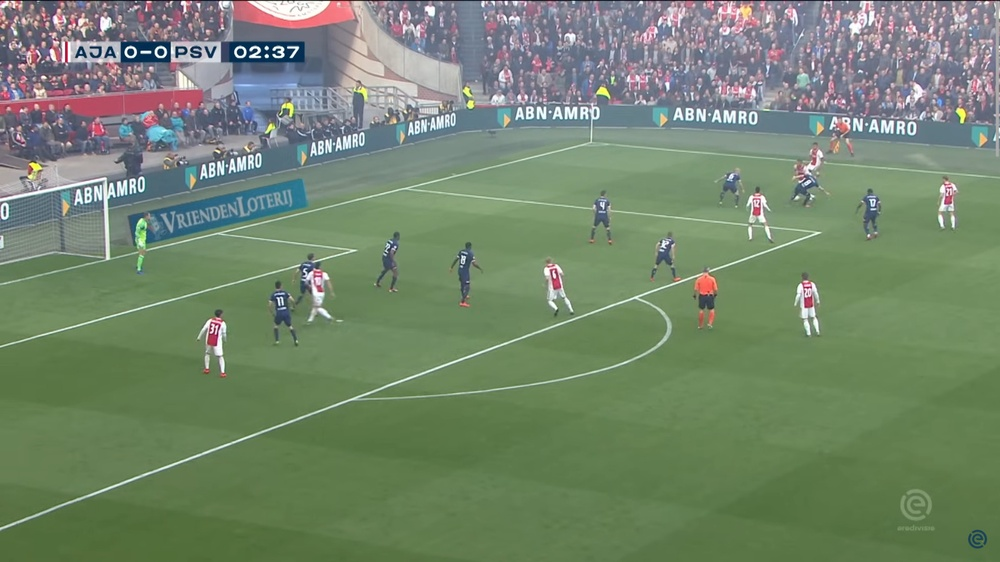
#> input picture media/corner-still.jpeg, 1000 x 562 px, shrunk from 1600 x 900 before the run
$ python intersections.py
#> lines starting #> are read from the running program, lines starting #| are printed output that depends on the picture; after the words box and inside, x2 and y2 are one past the last pixel; in counts of white or black regions, pixels touching at a corner belong together
import cv2
import numpy as np


def detect_line_intersections(image_path):
    # Read the image
#> called with image_path = 'media/corner-still.jpeg'
    img = cv2.imread(image_path)
#> img is the input picture: shape (562, 1000, 3); mean B, G, R 108.7, 133.6, 115.6
    gray = cv2.cvtColor(img, cv2.COLOR_BGR2GRAY)
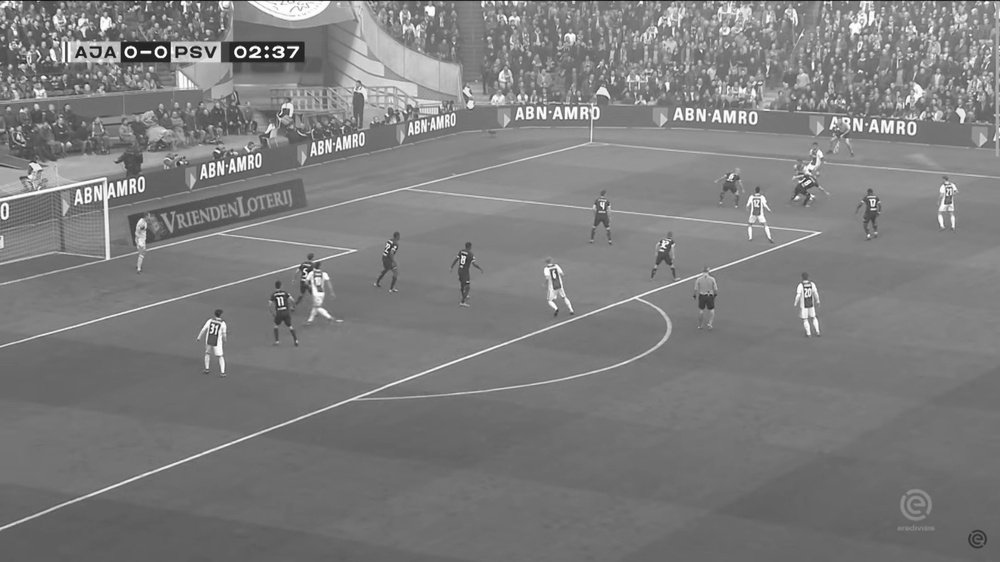
#> gray: shape (562, 1000); min 17, max 255, mean 125.4

    # Apply edge detection
    edges = cv2.Canny(gray, 50, 150, apertureSize=3)
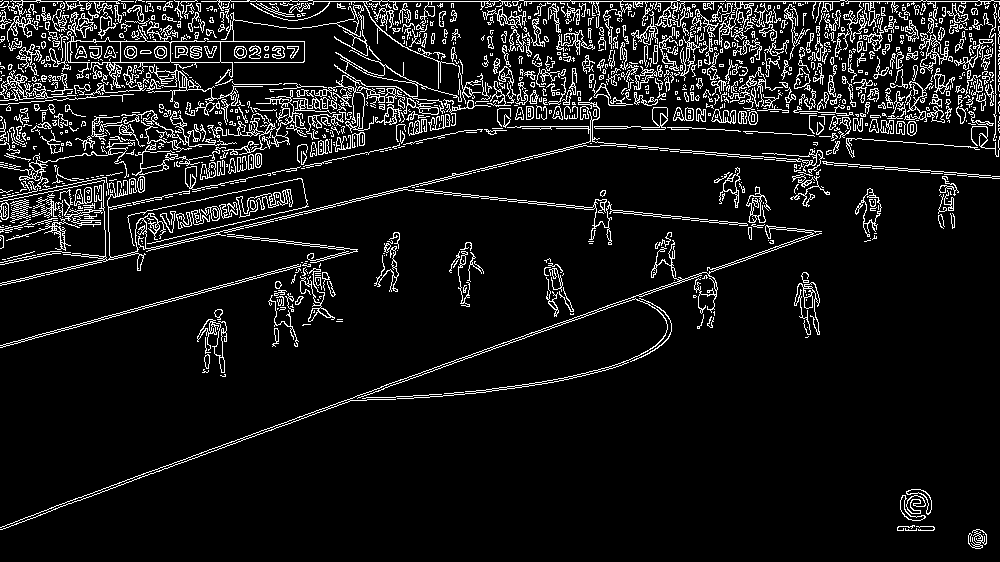
#> edges: shape (562, 1000); 9.1% white in thin lines or dots

    # Apply Hough Line Transform
    lines = cv2.HoughLines(edges, 1, np.pi / 180, 200)
#> lines = 430 rows, first 8: [1, 1.57], [496, 1.22], [494, 1.22], [225, 1.36], [41, 1.57], [89, 1.66], [62, 1.57], [146, 1.68]

    # Separate horizontal and vertical lines
    horizontal_lines = []
    vertical_lines = []

    for line in lines:
        rho, theta = line[0]
        if np.pi / 4 < theta < 3 * np.pi / 4:
            horizontal_lines.append(line)
        else:
            vertical_lines.append(line)
#> this loop made 430 passes
#> after the loop, horizontal_lines = 430 items, first 6: [[1, 1.57]], [[496, 1.22]], [[494, 1.22]], [[225, 1.36]], [[41, 1.57]], [[89, 1.66]]; vertical_lines = []

    # Find intersections
    intersections = []
    for h_line in horizontal_lines:
        for v_line in vertical_lines:
            rho1, theta1 = h_line[0]
            rho2, theta2 = v_line[0]
            A = np.array([
                [np.cos(theta1), np.sin(theta1)],
                [np.cos(theta2), np.sin(theta2)]
            ])
            b = np.array([[rho1], [rho2]])
            x0, y0 = np.linalg.solve(A, b)
            x0, y0 = int(np.round(x0)), int(np.round(y0))
            intersections.append((x0, y0))
#> this loop made 430 passes
#> after the loop, intersections = []

    # Draw intersections on the image
    for point in intersections:
        cv2.circle(img, point, 5, (0, 0, 255), -1)
#> this loop made 0 passes

    # Save the result
    cv2.imwrite('result_intersections.jpg', img)

    return intersections


# Usage
image_path = 'media/corner-still.jpeg'
intersections = detect_line_intersections(image_path)
#> intersections = []
print(f"Found {len(intersections)} intersections")
#| Found 0 intersections

$ run again, with media/Pauline.jpg copied over media/corner-still.jpeg
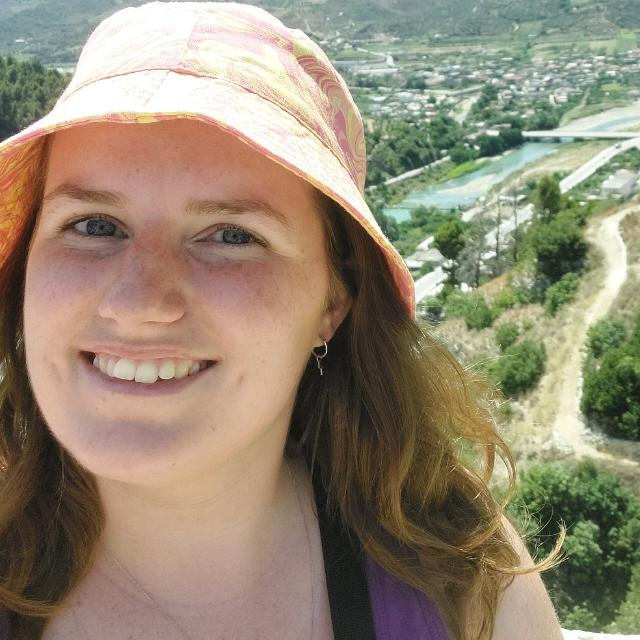
#> input picture media/Pauline.jpg, 640 x 640 px
#> in detect_line_intersections, img is the input picture: shape (640, 640, 3); mean B, G, R 115.2, 136, 147.8
#> in detect_line_intersections, `edges = cv2.Canny(gray, 50, 150, apertureSize=3)`:
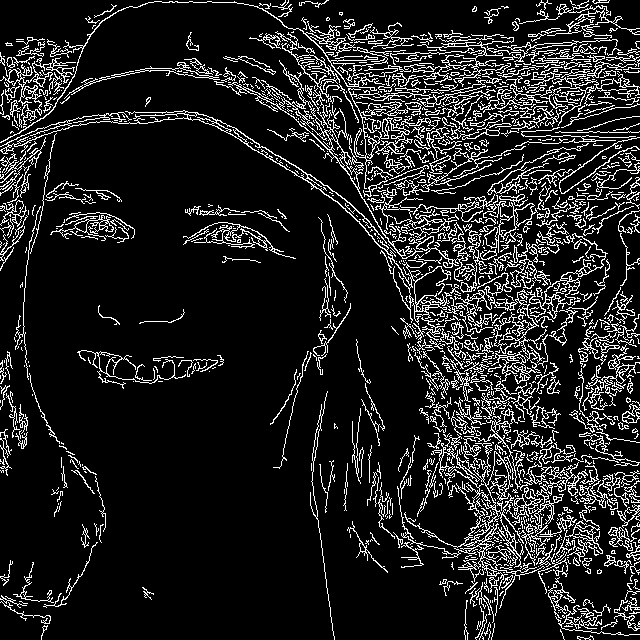
#> edges: shape (640, 640); 12.9% white in thin lines or dots
#> lines = 162 rows, first 8: [-209, 2.6], [-221, 2.64], [-246, 2.71], [-240, 2.69], [-215, 2.62], [82, 1.54], [-252, 2.69], [-259, 2.72]
#> the loop in detect_line_intersections, `for line in lines:` made 162 passes
#> after the loop in detect_line_intersections, `for line in lines:`: horizontal_lines = [[[82, 1.54]], [[81, 1.5]], [[128, 1.48]], [[131, 1.47]]]; vertical_lines = 158 items, first 6: [[-209, 2.6]], [[-221, 2.64]], [[-246, 2.71]], [[-240, 2.69]], [[-215, 2.62]], [[-252, 2.69]]
#> the loop in detect_line_intersections, `for h_line in horizontal_lines:` made 4 passes
#> after the loop in detect_line_intersections, `for h_line in horizontal_lines:`: intersections = 632 pairs, first value 179 to 591, second value 40 to 109
#> the loop in detect_line_intersections, `for point in intersections:` made 632 passes
#> point on passes 1 to 3: (287, 72), (293, 72), (305, 71)
#> after the loop in detect_line_intersections, `for point in intersections:`:
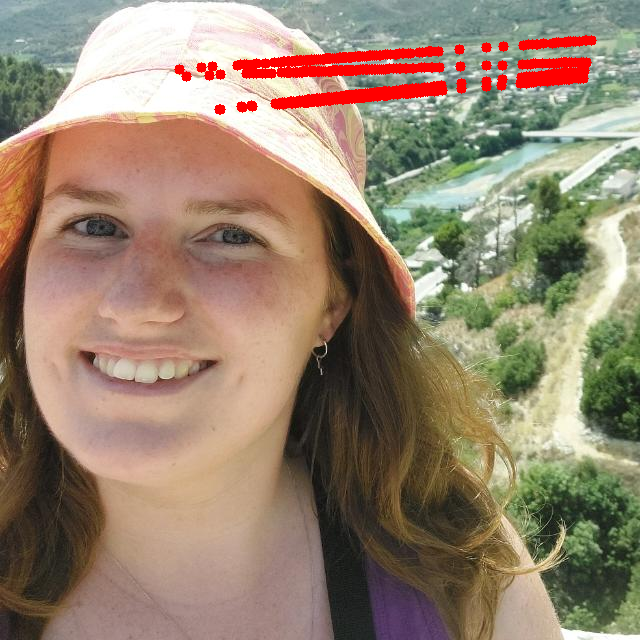
#> img: shape (640, 640, 3); 2.6% of pixels changed, all inside (x1, y1, x2, y2) = (174, 35, 597, 115)
#| Found 632 intersections
